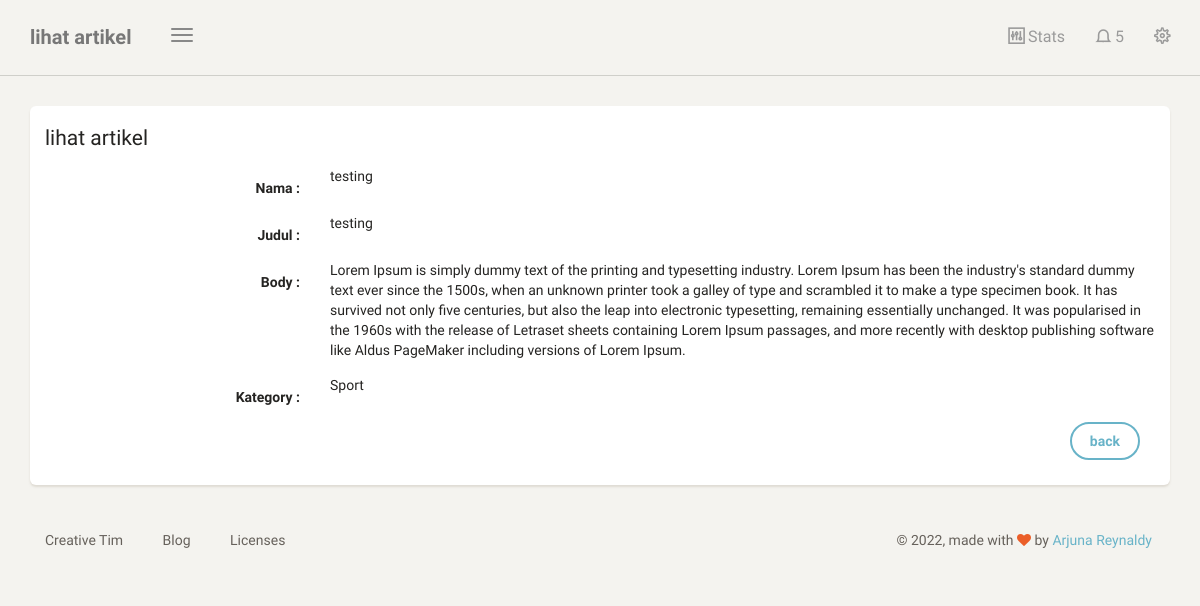
/dashboard/artikel/lihat/1 (signed in), run on the app's committed database.
### biodata/models.py (models this page shows, shortened)
class Artikel(models.Model):
    nama = models.ForeignKey(User, on_delete=models.CASCADE, blank=True, null=True)
    judul = models.CharField(max_length=100)
    body = RichTextUploadingField(blank=True, null=True,
                                    config_name='special',
                                    external_plugin_resources=[(
                                        'youtube',
                                        '/static/ckeditor_plugins/youtube/youtube/',
                                        'plugin.js',
                                        )],
)
    kategory = models.ForeignKey(Kategori, on_delete=models.CASCADE)
    date = models.DateTimeField(auto_now_add=True)
    class Meta:
        ordering =['-date']
        verbose_name_plural ="Artikel"

class Kategori(models.Model):
    nama = models.CharField(max_length=20)
    def __str__(self):
        return self.nama
    class Meta:
        verbose_name_plural ="Kategori"

### biodata/views.py (the view)
# urls.py: path('artikel/lihat/<str:id>', lihat_artikel, name='lihat_artikel'),
@login_required
def lihat_artikel(request, id):
    template_name = "back/lihat_artikel.html"
    artikel = Artikel.objects.get(id=id)
    context = {
        'title':'lihat artikel',
        'artikel': artikel,
    }
    return render(request, template_name, context)

### templates/back/lihat_artikel.html (shortened to what this page needs)
{% extends 'back/base.html' %}
{% block content %}
<div class="content">
    <div class="container-fluid">
        <div class="row">
            <div class="col-md-12">
                <div class="card">
                    <form class="form-horizontal" method="POST">
                        <div class="card-header">
                            <h4 class="card-title">
                                {{title}}
                            </h4>
                        </div>
                        <div class="card-content">
                            <div class="form-group">
                                <label class="col-md-3 control-label">Nama : </label>
                                <div class="col-md-9">
                                    {{artikel.nama}}
                                </div>
                            </div>
                            <div class="form-group">
                                <label class="col-md-3 control-label">Judul : </label>
                                <div class="col-md-9">
                                    {{artikel.judul}}
                                </div>
                            </div>
                            <div class="form-group">
                                <label class="col-md-3 control-label">Body : </label>
                                <div class="col-md-9">
                                    {{artikel.body|safe}}
                                </div>
                            </div>
                            <div class="form-group">
                                <label class="col-md-3 control-label">Kategory : </label>
                                <div class="col-md-9">
                                   {{artikel.kategory}}
                                </div>
                        </div>
                        <div class="card-footer text-right">
                            <div class="form-group">
                                <label class="col-md-3"></label>
                                <div class="col-md-9">
                                   <a class="btn btn-info" href="{% url 'tabel_artikel' %}">back</a>
                                </div>
                            </div>
                        </div>
                    </form>
                </div>
            </div>
        </div>
    </div>
</div>
{% endblock content %}

### data on the page
Artikel: nama "testing", judul "testing", body "Lorem Ipsum is simply dummy text of the printing and typesetting industry. Lorem Ipsum has been the industry's standard dummy text ever since the 1500s, when an unknown printer took a galley of type and scrambled it to make a type specimen book. It has survived not only five centuries, but also the leap into electronic typesetting, remaining essentially unchanged. It was popularised in the 1960s with the release of Letraset sheets containing Lorem Ipsum passages, and more recently with desktop publishing software like Aldus PageMaker including versions of Lorem Ipsum.", kategory "Sport"

### other printed values
{{ title }} "lihat artikel"
